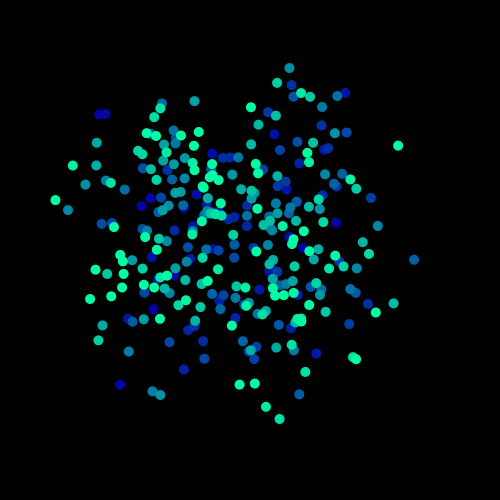
Frame 1 (no input)
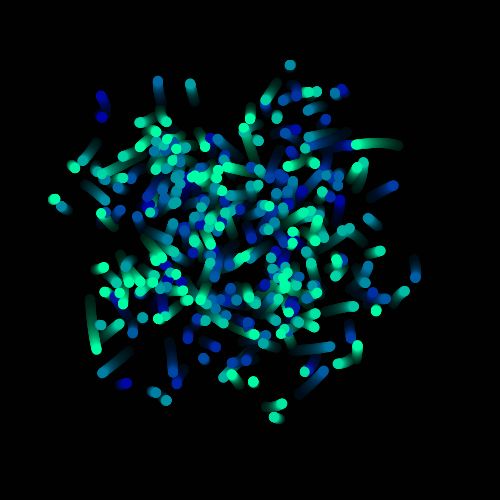
Frame 60 (the mouse pressed at the canvas centre just before this capture)
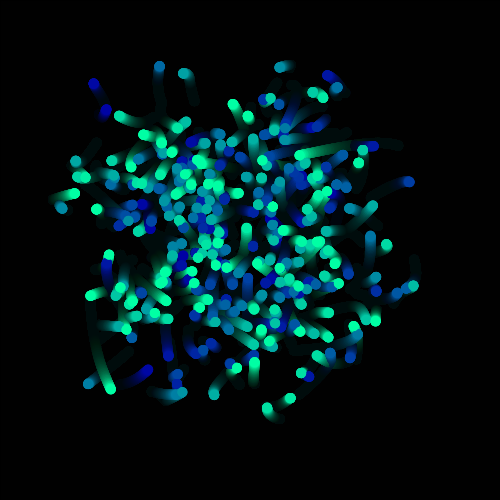
Frame 120 (the mouse held since frame 60 and released just before this capture)

The Processing sketch that drew these frames (run headless with seeded random() and noise(); from frame 60 on, the mouse is pressed at the canvas centre):

// Processing sketch: magicWorms
// ── magicWorms.pde
float circleX = 0;
float circleY = 0;
float x = random(255);

void setup(){
    size(500, 500);
    background(1, 1, 1);
}

void draw(){
  makeMagical();
  for(int i = 0;i<300;i++){
    fill(0, i, x);
    ellipse(getWormX(i), getWormY(i), 10, 10);
    if(mousePressed == true){
      ellipse(getWormX(i), getWormY(i), 10, 10);
    }
  }
  
}

 float frequency = .001;
    float noiseInterval = PI;

    void makeMagical() {
        fill( 0, 0, 0, 10 );
        rect(0, 0, width, height);
        noStroke();
    }

    float getWormX(int i) {
        return map(noise(i*noiseInterval + frameCount * frequency), 0, 1, 0, width);
    }

    float getWormY(int i) {
        return map(noise(i*noiseInterval+1 + frameCount * frequency), 0, 1, 0, height);
    }
